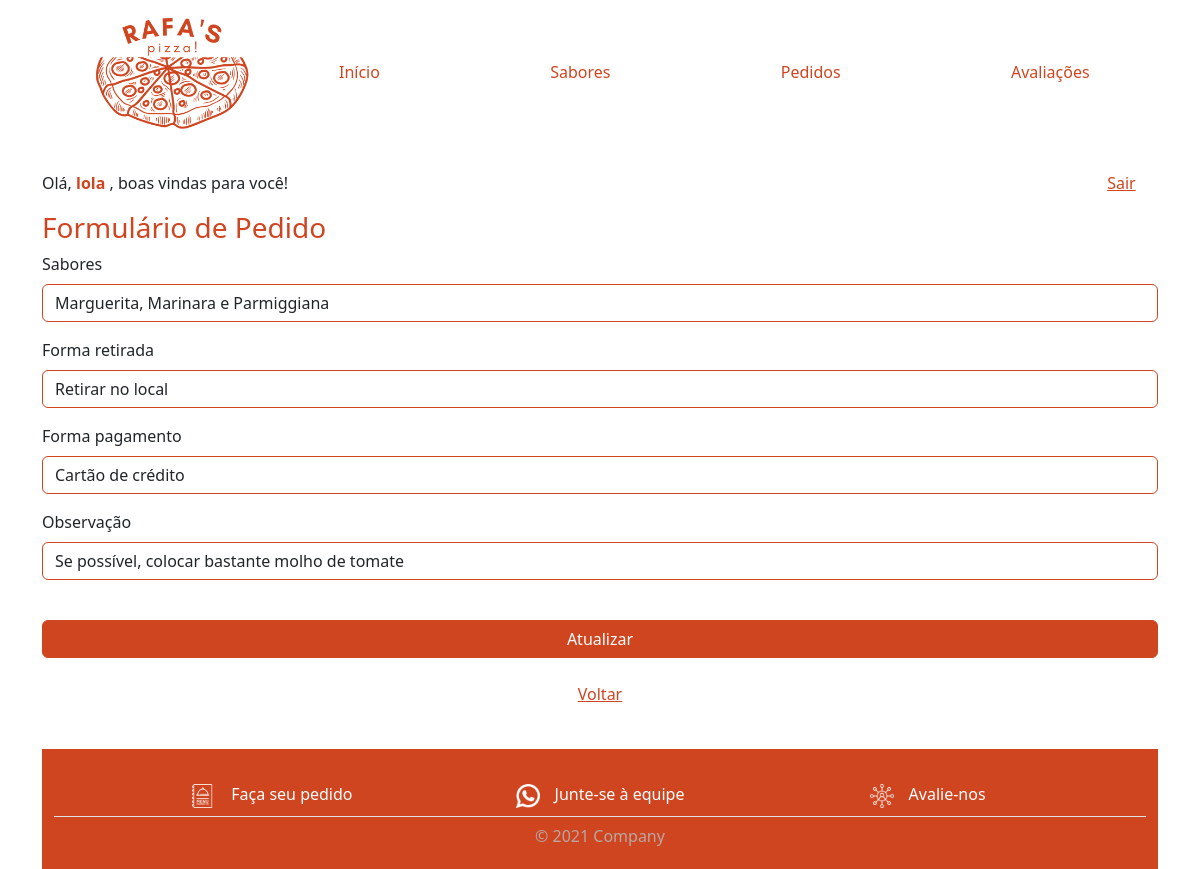
Screenshot of /view/PedidoForm.php?id=13 (signed in) with the database file from the repository.
### tables this page shows
CREATE TABLE IF NOT EXISTS `pedido` (
  `id` int NOT NULL AUTO_INCREMENT,
  `usuario_id` int DEFAULT NULL,
  `sabores` varchar(500) NOT NULL,
  `forma_retirada` varchar(50) NOT NULL,
  `forma_pagamento` varchar(50) NOT NULL,
  `observacao` varchar(500) NOT NULL,
  PRIMARY KEY (`id`),
  KEY `FK_pedido_usuario` (`usuario_id`),
  CONSTRAINT `FK_pedido_usuario` FOREIGN KEY (`usuario_id`) REFERENCES `usuario` (`id`)
);

### model/BD.class.php (called while the page is built, shortened)
<?php
class BD
{
    private $host = "localhost";
    private $dbname = "db_trabalho";
    private $port = 3306;
    private $usuario = "root";
    private $senha = "";
    private $db_charset = "utf8";
    public function conn()
    {
        $conn = "mysql:host=$this->host;dbname=$this->dbname;port=$this->port";
        return new PDO(
            $conn,
            $this->usuario,
            $this->senha,
            [PDO::MYSQL_ATTR_INIT_COMMAND => "SET NAMES " . $this->db_charset]
        );
    }
    public function buscar($nome_tabela, $id)
    {
        $conn = $this->conn();
        $sql = "SELECT * FROM $nome_tabela WHERE id=?;";
        $st = $conn->prepare($sql);
        $st->execute([$id]);
        return $st->fetchObject();
    }
}

### controller/PedidoController.php (called while the page is built, shortened)
<?php
include "../model/BD.class.php";
class PedidoController {
    private $model;
    private $table = "pedido";
    public function __construct(){
        $this->model = new BD();
    }
    public function buscar($id){
        return $this->model->buscar($this->table, $id);
    }
}

### view/PedidoForm.php (the view, shortened to what this page needs)
<?php
include_once '../controller/PedidoController.php';
include "base/header.php";
$pedido = new PedidoController();
if (!empty($_GET['id'])) {
  $data = $pedido->buscar($_GET['id']);
}
?>
<main class="container">
  <form action="PedidoForm.php" method="post">
    <h3 id="redColor">Formulário de Pedido</h3>
    <div class="mb-3">
      <label for="" class="form-label">Sabores</label>
      <input type="text" class="form-control" id="redBorder" name="sabores" value="<?php echo (!empty($data->sabores) ? $data->sabores : "") ?>">
    </div>
    <div class="mb-3">
      <label for="" class="form-label">Forma retirada</label>
      <input type="text" class="form-control" id="redBorder" name="forma_retirada" value="<?php echo (!empty($data->forma_retirada) ? $data->forma_retirada : "") ?>">
    </div>
    <div class="mb-3">
      <label for="" class="form-label">Forma pagamento</label>
      <input type="text" class="form-control" id="redBorder" name="forma_pagamento" value="<?php echo (!empty($data->forma_pagamento) ? $data->forma_pagamento : "") ?>">
    </div>
    <div class="mb-3">
      <label for="" class="form-label">Observação</label>
      <input type="text" class="form-control" id="redBorder" name="observacao" value="<?php echo (!empty($data->observacao) ? $data->observacao : "") ?>">
    </div><br>
    <div class="d-grid gap-2">
      <button type="submit" class="btn btn-primary" id="redButton">
        <?php echo (empty($_GET['id']) ? "Salvar" : "Atualizar") ?>
      </button>
    </div><br>
    <div class="d-flex justify-content-center">
      <a href="PedidoList.php" id="redColor">Voltar</a>
    </div><br>
  </form>
</main>
<?php
include "base/rodape.php";

### css/style.css (style rules this page uses)
html { height: 100%; width: 100%; }
#redBorder { border-color: #CF4520; }
#redColor { color: #CF4520; }
#redButton { background-color: #CF4520; border-color: #CF4520; }

### rows the page displays
pedido: sabores "Marguerita, Marinara e Parmiggiana", forma_retirada "Retirar no local", forma_pagamento "Cartão de crédito", observacao "Se possível, colocar bastante molho de tomate"

### other values shown
$login "lola"
